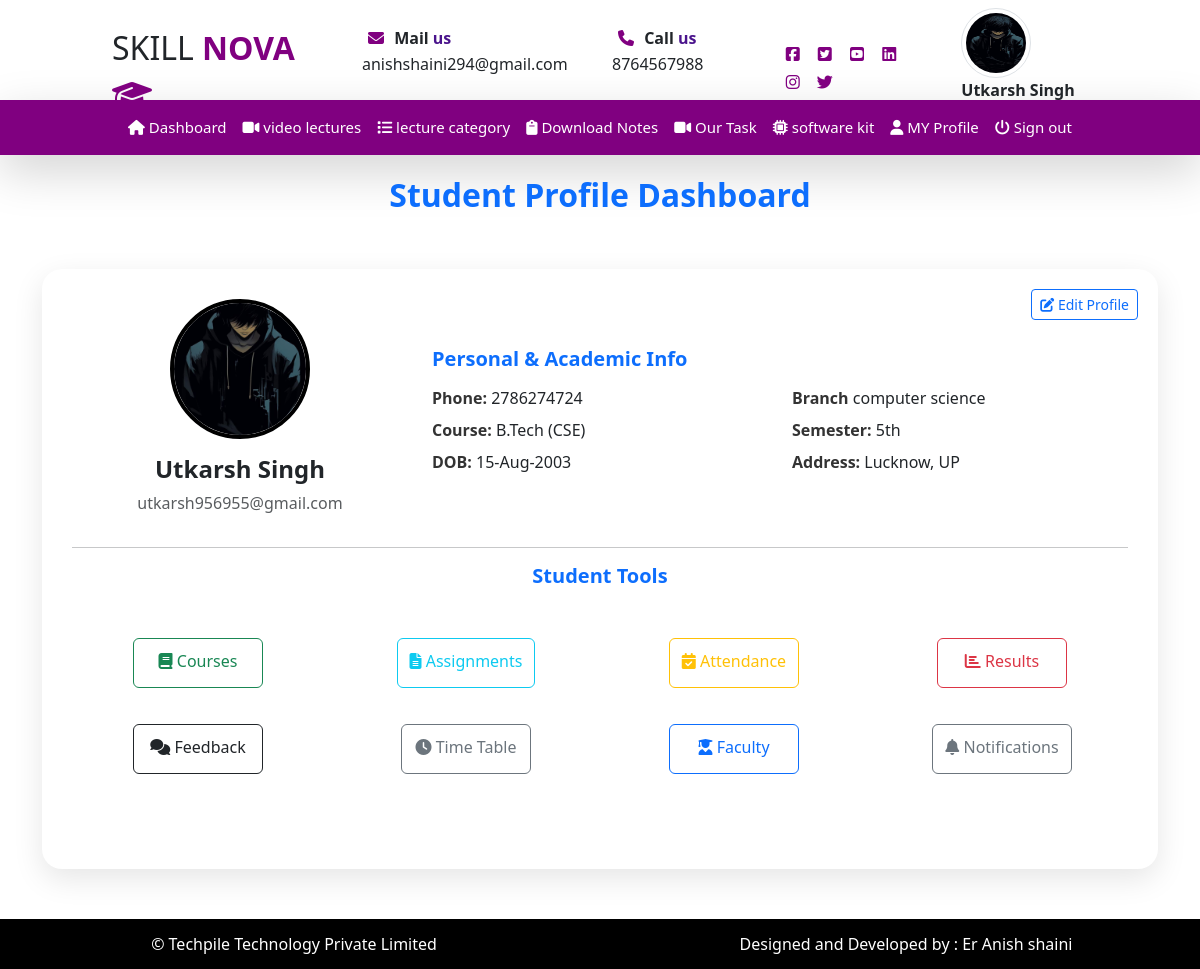
Page /student/profile/ (signed in) on the committed database.
### User/models.py (models this page shows)
class tblregister(models.Model):
  name=models.CharField(max_length=50, null=True)
  email=models.EmailField(primary_key=True,max_length=100)
  mobile=models.CharField(max_length=20, null=True)
  password=models.CharField(max_length=30,null=True)
  picture=models.ImageField(upload_to="static/userpic/",blank=True,null=True)
  batch=models.ForeignKey(batch,on_delete=models.CASCADE, null=True)
  add=models.TextField(null=True)
  regdate=models.DateField(null=True)

class batch(models.Model):
  batch_name=models.CharField(max_length=40,null=True)
  def __str__(self): #show name of batch beacuse waha pe name na dikhakar batch object dikhata hai
    return self.batch_name

### student/views.py (the view)
# urls.py: path("profile/", views.profile),
def profile(request):
    user=request.session.get("email")
    data=tblregister.objects.all().filter(email=user)
    d={"userinfo":data}
    return render(request,"student/profile.html",d)

### templates/student/profile.html (shortened to what this page needs)
{% extends 'studentbase.html'%}
{% load static %}
{% block content %}
{% for r in userinfo %}
<div class="container">
  <div class="animated-header">Student Profile Dashboard</div>
  <div class="profile-card position-relative">
    <a href="/student/update-profile/" class="btn btn-outline-primary btn-sm edit-btn"><i class="fas fa-edit"></i> Edit Profile</a>
    <div class="row align-items-center">
      <div class="col-md-4 text-center">
        <img src="../../{{ request.session.userpic }}" class="profile-img" alt="Profile Picture">
        <h4 class="fw-bold mt-3">{{ request.session.name }}</h4>
        <p class="text-muted">{{ request.session.email }}</p>
      </div>
      <div class="col-md-8">
        <h5 class="section-title">Personal & Academic Info</h5>
        <div class="row">
          <div class="col-sm-6 mb-2">
            <span class="info-label">Phone:</span> {{ r.mobile}}
          </div>
          <div class="col-sm-6 mb-2">
            <span class="info-label">Branch</span> {{ r.batch }}
          </div>
          <div class="col-sm-6 mb-2">
            <span class="info-label">Course:</span> B.Tech (CSE)
          </div>
          <div class="col-sm-6 mb-2">
            <span class="info-label">Semester:</span> 5th
          </div>
          <div class="col-sm-6 mb-2">
            <span class="info-label">DOB:</span> 15-Aug-2003
          </div>
          <div class="col-sm-6 mb-2">
            <span class="info-label">Address:</span> Lucknow, UP
          </div>
        </div>
      </div>
    </div>
    <hr>
    <h5 class="section-title text-center">Student Tools</h5>
    <div class="row g-3 card-tools text-center my-4">
      <div class="col-md-3">
        <a href="#" class="btn btn-outline-success"><i class="fas fa-book"></i> Courses</a>
      </div>
      <div class="col-md-3">
        <a href="#" class="btn btn-outline-info"><i class="fas fa-file-alt"></i> Assignments</a>
      </div>
      <div class="col-md-3">
        <a href="#" class="btn btn-outline-warning"><i class="fas fa-calendar-check"></i> Attendance</a>
      </div>
      <div class="col-md-3">
        <a href="#" class="btn btn-outline-danger"><i class="fas fa-chart-bar"></i> Results</a>
      </div>
      <div class="col-md-3">
        <a href="#" class="btn btn-outline-dark"><i class="fas fa-comments"></i> Feedback</a>
      </div>
      <div class="col-md-3">
        <a href="#" class="btn btn-outline-secondary"><i class="fas fa-clock"></i> Time Table</a>
      </div>
      <div class="col-md-3">
        <a href="#" class="btn btn-outline-primary"><i class="fas fa-user-graduate"></i> Faculty</a>
      </div>
      <div class="col-md-3">
        <a href="#" class="btn btn-outline-secondary"><i class="fas fa-bell"></i> Notifications</a>
      </div>
    </div>
  </div>
</div>
{% endfor %}
{% endblock %}

### templates/studentbase.html (shortened to what this page needs)
{% load static %}
<!DOCTYPE html>
<html lang="en">
<head>
    <link rel="stylesheet" href="{% static 'css/bootstrap.css' %}">
    <link rel="stylesheet" href="{% static 'css/all.css' %}">
</head>
<body>
    <div class="container-fluid">
        <div class="row header">
            <div class="col-sm-1">
            </div>
            <div class="col-sm-10">
                <div class="row mt-2">
                    <div class="col-sm-3 mt-3">
                        <div class="fs-2">
                          SKILL <b class="" style="color:purple;">NOVA  <i class="fa-solid fa-graduation-cap"></i></b>
                        </div>
                    </div>
                    <div class="col-sm-3 mt-3">
                        <i class="fa-solid fa-envelope ic"></i>
                        <b>Mail <b class="text-mycolor1">us</b></b></b><br>
                        anishshaini294@gmail.com
                    </div>
                    <div class="col-sm-2 mt-3">
                        <i class="fa-solid fa-phone ic"></i>
                        <b>Call <b class="text-mycolor1">us</b></b><br>
                        8764567988
                    </div>
                    <div class="col-sm-2 pt-3 mt-3">
                        <i class="fa-brands fa-square-facebook ic"></i>
                        <i class="fa-brands fa-square-twitter ic"></i>
                        <i class="fa-brands fa-square-youtube ic"></i>
                        <i class="fa-brands fa-linkedin ic"></i>
                        <i class="fa-brands fa-instagram ic"></i>
                        <i class="fa-brands fa-twitter ic"></i>
                    </div>
                    <div class="col-sm-2">
                    {% if request.session.email %}
                    <img src="../../{{ request.session.userpic }}" style="height: 70px; width:70px; border-radius:50%;" class="img-thumbnail mx-auto ms-3  me-2">
                    <div>
                    <p class="ms-3"> <b>{{request.session.name}}</b></p>
                    </div>
                    {% endif %}
                    </div>
                </div>
            </div>
            <div class="col-sm-1"></div>
        </div>
       <div class="row menu shadow-lg mb-3" style="background:purple;">
           <nav class="navbar navbar-expand-lg bg-body-tertiary" id="menu">
              <div class="container-fluid ">
                    <div class="collapse navbar-collapse justify-content-center lists" id="navbarSupportedContent">
                          <ul class="navbar-nav mb-2 mb-lg-0 ">
                            <li class="nav-item">
                              <a class="nav-link active" aria-current="page" href="/student/dashboard/"><i class="fa-solid fa-house"></i> Dashboard</a>
                            </li>
                            <li class="nav-item">
                              <a class="nav-link" href="/student/lectures/"><i class="fa-solid fa-video"></i> video lectures</a>
                            </li>
                            <li class="nav-item">
                              <a class="nav-link" href="/student/lecturecat/"><i class="fa-solid fa-list"></i> lecture category</a>
                            </li>
                            <li class="nav-item">
                              <a class="nav-link" href="/student/enotes/"><i class="fa-solid fa-clipboard"></i> Download Notes</a>
                            </li>
                            <li>
                              <a class="nav-link" href="/student/mytask/"><i class="fa-solid fa-video"></i> Our Task</a>
                            </li>
                             <li class="nav-item">
                              <a class="nav-link" href="/student/softkit/"><i class="fa-solid fa-microchip"></i> software kit</a>
                            </li>
                            <li class="nav-item">
                              <a class="nav-link" href="/student/profile/"><i class="fa-solid fa-user"></i> MY Profile</a>
                            </li>
                             <li class="nav-item">
                              <a class="nav-link" href="/student/signout/"><i class="fa-solid fa-power-off"></i> Sign out</a>
                            </li>
                          </ul>
                    </div>
              </div>
           </nav>
      </div>
    </div>
    <div class="row">
        <div class="col-sm-12" style="min-height:550px;">
          {% block content %}
          {% endblock %}
        </div>
        </div>
<div class="row footer">
  <div class="col-sm-6">
    &copy; Techpile Technology Private Limited
  </div>
  <div class="col-sm-6">
    Designed and Developed by : Er Anish shaini
  </div>
</div>
</body>
</html>

### templates/studentbase.html (style rules this page uses)
html, body { height: 100%; margin: 0; }
.text-mycolor1 { color:#4A148C; }
.ic { color:purple; height:28px; width:28px; text-align:center; line-height:28px; border: none; transition:3s; }
.header { height:100px; }
#menu { background: transparent !important; }
.lists { font-size: 15px; }
#menu ul li a { color: white !important; }
.footer { background: black; color: white; text-align: center; line-height: 50px; min-height: 50px; }
::placeholder { color:white !important; }

### rows in the picture
tblregister: session.name "Utkarsh Singh", session.email "utkarsh956955@gmail.com", mobile "2786274724", batch "computer science"
